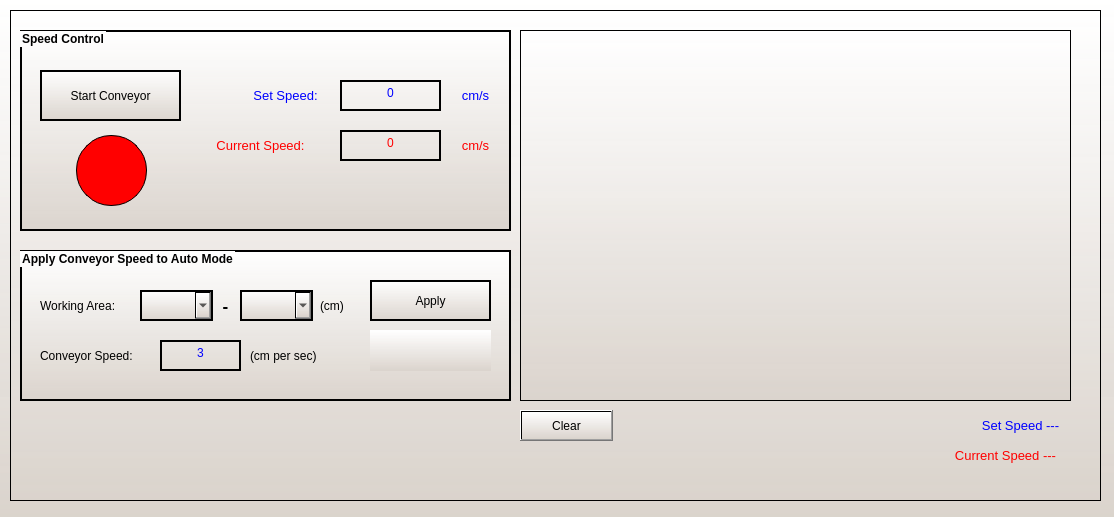
<?xml version="1.0" encoding="UTF-8"?>
<ui version="4.0">
 <class>Dialog</class>
 <widget class="QDialog" name="Dialog">
  <property name="geometry">
   <rect>
    <x>0</x>
    <y>0</y>
    <width>1114</width>
    <height>517</height>
   </rect>
  </property>
  <property name="windowTitle">
   <string>Control conveyor speed</string>
  </property>
  <property name="windowIcon">
   <iconset>
    <normaloff>icon_convey.png</normaloff>icon_convey.png</iconset>
  </property>
  <property name="styleSheet">
   <string notr="true">background-color: qlineargradient(spread:pad, x1:1, y1:1, x2:1, y2:0, stop:0 rgba(218, 211, 204, 240), stop:1 rgba(255, 255, 255, 255))</string>
  </property>
  <widget class="QFrame" name="frame_5">
   <property name="geometry">
    <rect>
     <x>10</x>
     <y>10</y>
     <width>1091</width>
     <height>491</height>
    </rect>
   </property>
   <property name="styleSheet">
    <string notr="true"/>
   </property>
   <property name="frameShape">
    <enum>QFrame::StyledPanel</enum>
   </property>
   <property name="frameShadow">
    <enum>QFrame::Plain</enum>
   </property>
   <widget class="QGroupBox" name="groupBox_15">
    <property name="geometry">
     <rect>
      <x>10</x>
      <y>20</y>
      <width>491</width>
      <height>201</height>
     </rect>
    </property>
    <property name="font">
     <font>
      <pointsize>9</pointsize>
      <weight>75</weight>
      <bold>true</bold>
     </font>
    </property>
    <property name="styleSheet">
     <string notr="true">border: 2px solid;</string>
    </property>
    <property name="title">
     <string>Speed Control</string>
    </property>
    <widget class="QTextEdit" name="txt_setpoint_sp">
     <property name="geometry">
      <rect>
       <x>320</x>
       <y>50</y>
       <width>101</width>
       <height>31</height>
      </rect>
     </property>
     <property name="font">
      <font>
       <pointsize>9</pointsize>
      </font>
     </property>
     <property name="styleSheet">
      <string notr="true">background: transparent;color:rgb(0, 0, 255)</string>
     </property>
     <property name="verticalScrollBarPolicy">
      <enum>Qt::ScrollBarAlwaysOff</enum>
     </property>
     <property name="horizontalScrollBarPolicy">
      <enum>Qt::ScrollBarAlwaysOff</enum>
     </property>
     <property name="html">
      <string>&lt;!DOCTYPE HTML PUBLIC &quot;-//W3C//DTD HTML 4.0//EN&quot; &quot;http://www.w3.org/TR/REC-html40/strict.dtd&quot;&gt;
&lt;html&gt;&lt;head&gt;&lt;meta name=&quot;qrichtext&quot; content=&quot;1&quot; /&gt;&lt;style type=&quot;text/css&quot;&gt;
p, li { white-space: pre-wrap; }
&lt;/style&gt;&lt;/head&gt;&lt;body style=&quot; font-family:'MS Shell Dlg 2'; font-size:9pt; font-weight:400; font-style:normal;&quot;&gt;
&lt;p align=&quot;center&quot; style=&quot; margin-top:0px; margin-bottom:0px; margin-left:0px; margin-right:0px; -qt-block-indent:0; text-indent:0px;&quot;&gt;0&lt;/p&gt;&lt;/body&gt;&lt;/html&gt;</string>
     </property>
    </widget>
    <widget class="QTextEdit" name="txt_pv_sp">
     <property name="geometry">
      <rect>
       <x>320</x>
       <y>100</y>
       <width>101</width>
       <height>31</height>
      </rect>
     </property>
     <property name="font">
      <font>
       <pointsize>9</pointsize>
      </font>
     </property>
     <property name="styleSheet">
      <string notr="true">background: transparent;color:rgb(255, 0, 0)</string>
     </property>
     <property name="verticalScrollBarPolicy">
      <enum>Qt::ScrollBarAlwaysOff</enum>
     </property>
     <property name="horizontalScrollBarPolicy">
      <enum>Qt::ScrollBarAlwaysOff</enum>
     </property>
     <property name="readOnly">
      <bool>true</bool>
     </property>
     <property name="html">
      <string>&lt;!DOCTYPE HTML PUBLIC &quot;-//W3C//DTD HTML 4.0//EN&quot; &quot;http://www.w3.org/TR/REC-html40/strict.dtd&quot;&gt;
&lt;html&gt;&lt;head&gt;&lt;meta name=&quot;qrichtext&quot; content=&quot;1&quot; /&gt;&lt;style type=&quot;text/css&quot;&gt;
p, li { white-space: pre-wrap; }
&lt;/style&gt;&lt;/head&gt;&lt;body style=&quot; font-family:'MS Shell Dlg 2'; font-size:9pt; font-weight:400; font-style:normal;&quot;&gt;
&lt;p align=&quot;center&quot; style=&quot; margin-top:0px; margin-bottom:0px; margin-left:0px; margin-right:0px; -qt-block-indent:0; text-indent:0px;&quot;&gt;0&lt;/p&gt;&lt;/body&gt;&lt;/html&gt;</string>
     </property>
    </widget>
    <widget class="QPushButton" name="btn_run_convey">
     <property name="geometry">
      <rect>
       <x>20</x>
       <y>40</y>
       <width>141</width>
       <height>51</height>
      </rect>
     </property>
     <property name="font">
      <font>
       <pointsize>9</pointsize>
       <weight>50</weight>
       <bold>false</bold>
      </font>
     </property>
     <property name="cursor">
      <cursorShape>PointingHandCursor</cursorShape>
     </property>
     <property name="text">
      <string>Start Conveyor</string>
     </property>
     <property name="icon">
      <iconset>
       <normaloff>icon_convey.png</normaloff>icon_convey.png</iconset>
     </property>
     <property name="iconSize">
      <size>
       <width>23</width>
       <height>23</height>
      </size>
     </property>
    </widget>
    <widget class="QLabel" name="label_53">
     <property name="geometry">
      <rect>
       <x>220</x>
       <y>50</y>
       <width>91</width>
       <height>31</height>
      </rect>
     </property>
     <property name="font">
      <font>
       <pointsize>10</pointsize>
      </font>
     </property>
     <property name="styleSheet">
      <string notr="true">background: transparent; color:rgb(0, 0, 255);border:none;</string>
     </property>
     <property name="text">
      <string>Set Speed:</string>
     </property>
     <property name="alignment">
      <set>Qt::AlignCenter</set>
     </property>
    </widget>
    <widget class="QLabel" name="label_54">
     <property name="geometry">
      <rect>
       <x>170</x>
       <y>100</y>
       <width>141</width>
       <height>31</height>
      </rect>
     </property>
     <property name="font">
      <font>
       <pointsize>10</pointsize>
      </font>
     </property>
     <property name="styleSheet">
      <string notr="true">background: transparent; color:rgb(255, 0, 0);border:none;</string>
     </property>
     <property name="text">
      <string>Current Speed:</string>
     </property>
     <property name="alignment">
      <set>Qt::AlignCenter</set>
     </property>
    </widget>
    <widget class="QLabel" name="light_stt_convey_sp">
     <property name="geometry">
      <rect>
       <x>56</x>
       <y>105</y>
       <width>71</width>
       <height>71</height>
      </rect>
     </property>
     <property name="styleSheet">
      <string notr="true">background: rgb(255,0,0); border-radius:35px;
border-color: rgb(0, 0, 0);
border-width : 1px;
border-style:inset;</string>
     </property>
     <property name="text">
      <string/>
     </property>
    </widget>
    <widget class="QLabel" name="label_55">
     <property name="geometry">
      <rect>
       <x>430</x>
       <y>50</y>
       <width>51</width>
       <height>31</height>
      </rect>
     </property>
     <property name="font">
      <font>
       <pointsize>10</pointsize>
      </font>
     </property>
     <property name="styleSheet">
      <string notr="true">background: transparent;color:rgb(0, 0, 255);border:none;</string>
     </property>
     <property name="text">
      <string>cm/s</string>
     </property>
     <property name="alignment">
      <set>Qt::AlignCenter</set>
     </property>
    </widget>
    <widget class="QLabel" name="label_56">
     <property name="geometry">
      <rect>
       <x>430</x>
       <y>100</y>
       <width>51</width>
       <height>31</height>
      </rect>
     </property>
     <property name="font">
      <font>
       <pointsize>10</pointsize>
      </font>
     </property>
     <property name="styleSheet">
      <string notr="true">background: transparent;color:rgb(255, 0, 0);border:none;</string>
     </property>
     <property name="text">
      <string>cm/s</string>
     </property>
     <property name="alignment">
      <set>Qt::AlignCenter</set>
     </property>
    </widget>
   </widget>
   <widget class="QGroupBox" name="groupBox_16">
    <property name="geometry">
     <rect>
      <x>10</x>
      <y>240</y>
      <width>491</width>
      <height>151</height>
     </rect>
    </property>
    <property name="font">
     <font>
      <pointsize>9</pointsize>
      <weight>75</weight>
      <bold>true</bold>
     </font>
    </property>
    <property name="styleSheet">
     <string notr="true">border: 2px solid;</string>
    </property>
    <property name="title">
     <string>Apply Conveyor Speed to Auto Mode</string>
    </property>
    <widget class="QLabel" name="label_58">
     <property name="geometry">
      <rect>
       <x>20</x>
       <y>30</y>
       <width>91</width>
       <height>51</height>
      </rect>
     </property>
     <property name="font">
      <font>
       <pointsize>9</pointsize>
      </font>
     </property>
     <property name="styleSheet">
      <string notr="true">background:transparent;border:none;</string>
     </property>
     <property name="text">
      <string>Working Area:</string>
     </property>
    </widget>
    <widget class="QComboBox" name="cb_low_area">
     <property name="geometry">
      <rect>
       <x>120</x>
       <y>40</y>
       <width>73</width>
       <height>31</height>
      </rect>
     </property>
     <property name="font">
      <font>
       <pointsize>9</pointsize>
       <weight>50</weight>
       <bold>false</bold>
      </font>
     </property>
    </widget>
    <widget class="QComboBox" name="cb_high_area">
     <property name="geometry">
      <rect>
       <x>220</x>
       <y>40</y>
       <width>73</width>
       <height>31</height>
      </rect>
     </property>
     <property name="font">
      <font>
       <pointsize>9</pointsize>
       <weight>50</weight>
       <bold>false</bold>
      </font>
     </property>
    </widget>
    <widget class="QLabel" name="label_59">
     <property name="geometry">
      <rect>
       <x>190</x>
       <y>30</y>
       <width>31</width>
       <height>51</height>
      </rect>
     </property>
     <property name="font">
      <font>
       <pointsize>13</pointsize>
       <weight>75</weight>
       <bold>true</bold>
      </font>
     </property>
     <property name="styleSheet">
      <string notr="true">background:transparent;border:none;</string>
     </property>
     <property name="text">
      <string>-</string>
     </property>
     <property name="alignment">
      <set>Qt::AlignCenter</set>
     </property>
    </widget>
    <widget class="QLabel" name="label_60">
     <property name="geometry">
      <rect>
       <x>20</x>
       <y>90</y>
       <width>111</width>
       <height>31</height>
      </rect>
     </property>
     <property name="font">
      <font>
       <pointsize>9</pointsize>
      </font>
     </property>
     <property name="styleSheet">
      <string notr="true">background:transparent;border:none;</string>
     </property>
     <property name="text">
      <string>Conveyor Speed:</string>
     </property>
    </widget>
    <widget class="QLabel" name="label_61">
     <property name="geometry">
      <rect>
       <x>300</x>
       <y>40</y>
       <width>41</width>
       <height>31</height>
      </rect>
     </property>
     <property name="font">
      <font>
       <pointsize>9</pointsize>
      </font>
     </property>
     <property name="styleSheet">
      <string notr="true">background:transparent;border:none;</string>
     </property>
     <property name="text">
      <string>(cm)</string>
     </property>
    </widget>
    <widget class="QTextEdit" name="txt_convey_sp_rf">
     <property name="geometry">
      <rect>
       <x>140</x>
       <y>90</y>
       <width>81</width>
       <height>31</height>
      </rect>
     </property>
     <property name="font">
      <font>
       <pointsize>9</pointsize>
      </font>
     </property>
     <property name="styleSheet">
      <string notr="true">background: transparent;color:rgb(0, 0, 255)</string>
     </property>
     <property name="verticalScrollBarPolicy">
      <enum>Qt::ScrollBarAlwaysOff</enum>
     </property>
     <property name="horizontalScrollBarPolicy">
      <enum>Qt::ScrollBarAlwaysOff</enum>
     </property>
     <property name="readOnly">
      <bool>true</bool>
     </property>
     <property name="html">
      <string>&lt;!DOCTYPE HTML PUBLIC &quot;-//W3C//DTD HTML 4.0//EN&quot; &quot;http://www.w3.org/TR/REC-html40/strict.dtd&quot;&gt;
&lt;html&gt;&lt;head&gt;&lt;meta name=&quot;qrichtext&quot; content=&quot;1&quot; /&gt;&lt;style type=&quot;text/css&quot;&gt;
p, li { white-space: pre-wrap; }
&lt;/style&gt;&lt;/head&gt;&lt;body style=&quot; font-family:'MS Shell Dlg 2'; font-size:9pt; font-weight:400; font-style:normal;&quot;&gt;
&lt;p align=&quot;center&quot; style=&quot; margin-top:0px; margin-bottom:0px; margin-left:0px; margin-right:0px; -qt-block-indent:0; text-indent:0px;&quot;&gt;3&lt;/p&gt;&lt;/body&gt;&lt;/html&gt;</string>
     </property>
    </widget>
    <widget class="QLabel" name="label_62">
     <property name="geometry">
      <rect>
       <x>230</x>
       <y>90</y>
       <width>91</width>
       <height>31</height>
      </rect>
     </property>
     <property name="font">
      <font>
       <pointsize>9</pointsize>
      </font>
     </property>
     <property name="styleSheet">
      <string notr="true">background:transparent;border:none;</string>
     </property>
     <property name="text">
      <string>(cm per sec)</string>
     </property>
    </widget>
    <widget class="QPushButton" name="btn_apply_rf">
     <property name="geometry">
      <rect>
       <x>350</x>
       <y>30</y>
       <width>121</width>
       <height>41</height>
      </rect>
     </property>
     <property name="font">
      <font>
       <pointsize>9</pointsize>
       <weight>50</weight>
       <bold>false</bold>
      </font>
     </property>
     <property name="cursor">
      <cursorShape>PointingHandCursor</cursorShape>
     </property>
     <property name="text">
      <string>Apply</string>
     </property>
    </widget>
    <widget class="QLabel" name="txt_info_convey_rf">
     <property name="geometry">
      <rect>
       <x>350</x>
       <y>80</y>
       <width>121</width>
       <height>41</height>
      </rect>
     </property>
     <property name="font">
      <font>
       <pointsize>9</pointsize>
      </font>
     </property>
     <property name="styleSheet">
      <string notr="true">border:none;</string>
     </property>
     <property name="frameShape">
      <enum>QFrame::NoFrame</enum>
     </property>
     <property name="frameShadow">
      <enum>QFrame::Raised</enum>
     </property>
     <property name="lineWidth">
      <number>1</number>
     </property>
     <property name="text">
      <string/>
     </property>
     <property name="alignment">
      <set>Qt::AlignCenter</set>
     </property>
    </widget>
   </widget>
   <widget class="QGraphicsView" name="graphicsView">
    <property name="geometry">
     <rect>
      <x>510</x>
      <y>20</y>
      <width>551</width>
      <height>371</height>
     </rect>
    </property>
    <property name="styleSheet">
     <string notr="true">border: 1px solid;</string>
    </property>
    <property name="frameShape">
     <enum>QFrame::Box</enum>
    </property>
    <property name="frameShadow">
     <enum>QFrame::Raised</enum>
    </property>
    <property name="horizontalScrollBarPolicy">
     <enum>Qt::ScrollBarAlwaysOff</enum>
    </property>
   </widget>
   <widget class="QLabel" name="label_57">
    <property name="geometry">
     <rect>
      <x>960</x>
      <y>400</y>
      <width>101</width>
      <height>31</height>
     </rect>
    </property>
    <property name="font">
     <font>
      <pointsize>10</pointsize>
     </font>
    </property>
    <property name="styleSheet">
     <string notr="true">background: transparent; color:rgb(0, 0, 255)</string>
    </property>
    <property name="text">
     <string>Set Speed ---</string>
    </property>
    <property name="alignment">
     <set>Qt::AlignCenter</set>
    </property>
   </widget>
   <widget class="QLabel" name="label_63">
    <property name="geometry">
     <rect>
      <x>930</x>
      <y>430</y>
      <width>131</width>
      <height>31</height>
     </rect>
    </property>
    <property name="font">
     <font>
      <pointsize>10</pointsize>
     </font>
    </property>
    <property name="styleSheet">
     <string notr="true">background: transparent; color:rgb(255, 0, 0)</string>
    </property>
    <property name="text">
     <string>Current Speed ---</string>
    </property>
    <property name="alignment">
     <set>Qt::AlignCenter</set>
    </property>
   </widget>
   <widget class="QPushButton" name="btn_clear_graph">
    <property name="geometry">
     <rect>
      <x>510</x>
      <y>400</y>
      <width>93</width>
      <height>31</height>
     </rect>
    </property>
    <property name="text">
     <string>Clear</string>
    </property>
   </widget>
  </widget>
 </widget>
 <resources/>
 <connections/>
</ui>
